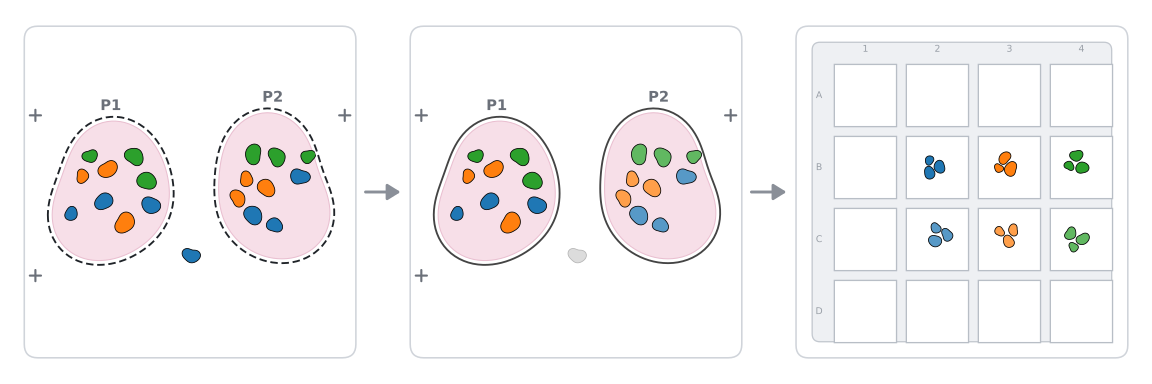

Here is the Python script that generated this plot:
"""Vignette 6 (outlines): two patients on one image -> outlines name the samples -> one well each.

The annotator uses three classes for both patients and draws one outline per patient. The app
names every shape after the outline it sits in, so `Gland` becomes `P1_Gland` or `P2_Gland` and
the two patients never share a well. The shape between the two pieces belongs to neither and is
left out, drawn grey, as in the app.

Run from the repo root:  uv run python vignettes/vignette6.py vignettes
"""

import sys
from pathlib import Path

import numpy

sys.path.insert(0, str(Path(__file__).parent))
import common

from qupath_to_lmd import geojson, outlines, plot

OUT = Path(sys.argv[1])
shapes, calibration, report = geojson.read_and_qc("demo_Qupath_project/outlines_two_patients.geojson")
# the demo is in image pixels, about six times the units the shared cards and crosses are sized for
SCALE = 0.18
shapes = shapes.assign(geometry=shapes.geometry.scale(SCALE, SCALE, origin=(0, 0)))
calibration = {name: (x * SCALE, y * SCALE) for name, (x, y) in calibration.items()}
PATIENTS = ["P1", "P2"]
grouped, outline_report = outlines.group_by_outlines(shapes, PATIENTS, report.multipolygons)
CLASSES = sorted(set(shapes.classification_name) - set(PATIENTS))
colors = plot.class_colors(CLASSES)
# a patient is told apart by its outline, so its samples keep the class hue: P1 full, P2 tinted
tinted = plot.class_fill_colors(CLASSES)
sample_colors = {
    outlines.grouped_name(patient, name): (colors[name] if patient == "P1" else tinted[name])
    for patient in PATIENTS
    for name in CLASSES
}
drawn = outline_report.outlines
points = numpy.array(list(calibration.values()))
x0, y0 = numpy.minimum(shapes.total_bounds[:2], points.min(axis=0))
x1, y1 = numpy.maximum(shapes.total_bounds[2:], points.max(axis=0))


def slide(ax):
    """The image's extent, its tissue and its calibration points."""
    common.card(ax, x0, y0, x1, y1)
    # the tissue sits just inside the outline the annotator drew around it
    common.draw(ax, drawn.geometry.buffer(-7), common.TISSUE, common.TISSUE_EDGE, lw=0.8, z=1)
    for x, y in calibration.values():
        common.cross(ax, x, y, arm=9)


def labels(ax, solid):
    """Each outline named by its class, dashed as drawn in QuPath or solid as the app shows it."""
    if solid:
        common.draw(ax, drawn.geometry, "none", plot.OUTLINE_EDGE, lw=1.4, z=4)
    else:
        common.draw(ax, drawn.geometry, "none", "white", lw=3.2, z=4)
        common.draw(ax, drawn.geometry, "none", "#1f2328", lw=1.4, z=5, ls=(0, (4, 2)))
    for label, geometry in zip(drawn["label"], drawn.geometry, strict=True):
        top = geometry.bounds[1]
        ax.text(geometry.centroid.x, top - 6, label, ha="center", va="bottom", fontsize=11,
                color=common.INK, zorder=6, fontweight="bold")


fig, (one, two, three) = common.figure()

slide(one)
labels(one, solid=False)
for name in CLASSES:
    common.draw(one, shapes.geometry[shapes.classification_name == name], colors[name], "black", lw=0.6, z=3)

slide(two)
labels(two, solid=True)
common.draw(two, outline_report.left_out.geometry, plot.MUTED, plot.MUTED_EDGE, lw=0.6, z=3)
for name, color in sample_colors.items():
    common.draw(two, grouped.geometry[grouped.classification_name == name], color, "black", lw=0.6, z=3)

wells = {
    (row, 1 + k): (grouped.geometry[grouped.classification_name == outlines.grouped_name(patient, name)],
                   sample_colors[outlines.grouped_name(patient, name)])
    for row, patient in enumerate(PATIENTS, start=1)
    for k, name in enumerate(CLASSES)
}
common.plate(three, wells)
common.save(fig, OUT, "vignette6")
print(grouped.classification_name.value_counts().sort_index().to_dict(), len(outline_report.left_out))
